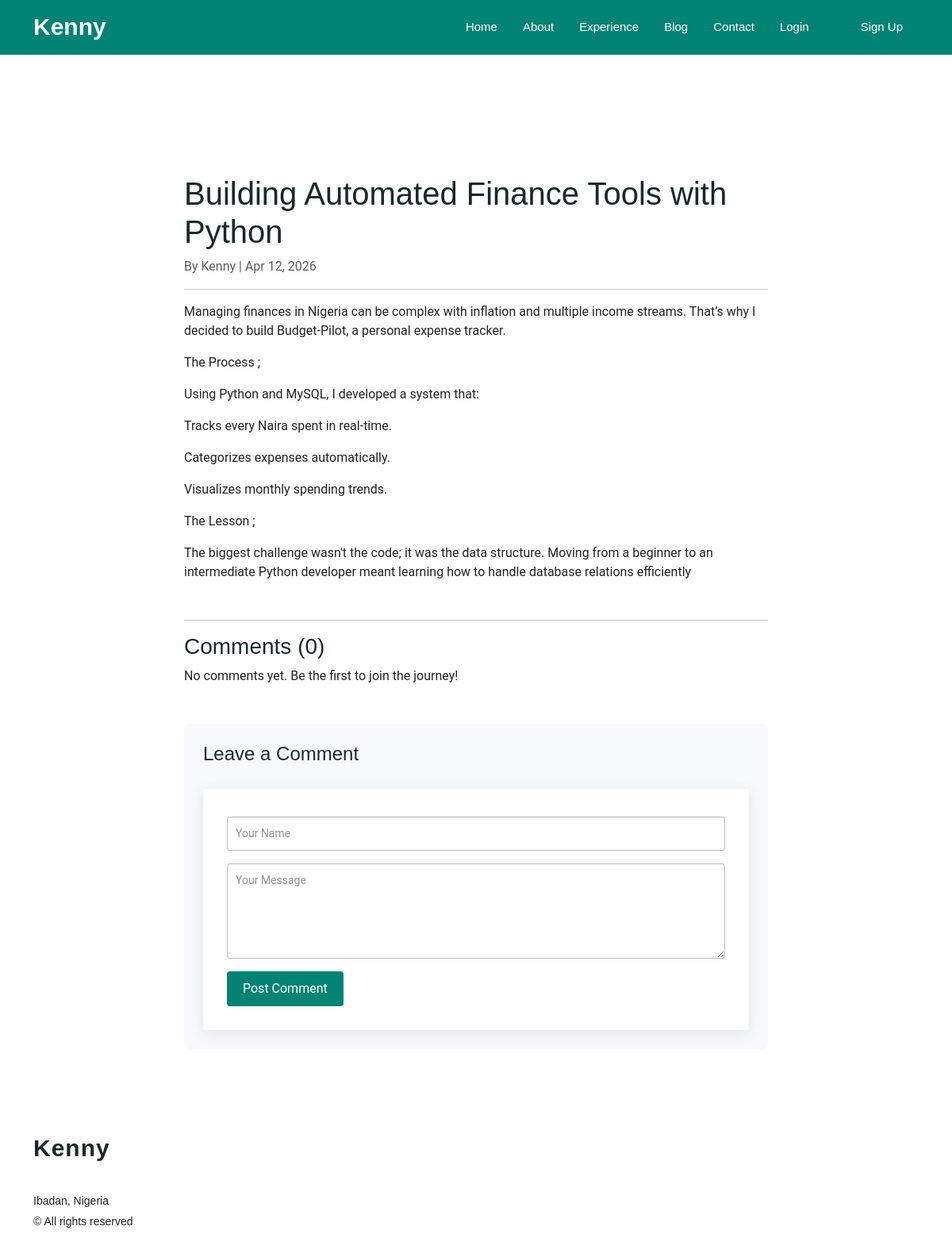
Page /blog/3/ on the committed database.
### pages/models.py (models this page shows, shortened)
class Post(models.Model):
    title = models.CharField(max_length=200)
    category = models.CharField(max_length=100, default="Tech") # e.g., Python, Crypto, NYSC
    date = models.DateField(auto_now_add=True)
    image = models.ImageField(upload_to='blog/', blank=True, null=True)
    content = models.TextField()

### pages/views.py (the view)
# urls.py: path('blog/<int:pk>/', views.blog_detail, name='blog_detail'), # For the comments page later
def blog_detail(request, pk):
    post = get_object_or_404(Post, pk=pk)
    comments = post.comments.all()
    if request.method == "POST":
        name = request.POST.get('name')
        body = request.POST.get('body')
        Comment.objects.create(post=post, name=name, body=body)
        return redirect('blog_detail', pk=post.pk)
    return render(request, 'pages/blog_detail.html', {'post': post, 'comments': comments})

### pages/templates/pages/blog_detail.html (shortened to what this page needs)
{% extends 'pages/base.html' %}
{% block content %}
<section class="section" style="padding-top: 120px;">
    <div class="container">
        <div class="row">
            <div class="col-lg-8 mx-auto">
                <h1>{{ post.title }}</h1>
                <p class="text-muted">By {{ post.author|default:"Kenny" }} | {{ post.date|date:"M d, Y" }}</p>
                <hr>
                <div class="content mb-5">
                    {{ post.content|linebreaks }}
                </div>
                <hr>
                <h3>Comments ({{ comments.count }})</h3>
                {% for comment in comments %}
                    <div class="card mb-3 shadow-sm">
                        <div class="card-body">
                            <strong>{{ comment.name }}</strong>
                            <small class="text-muted">- {{ comment.created_at|timesince }} ago</small>
                            <p class="mt-2">{{ comment.body }}</p>
                        </div>
                    </div>
                {% empty %}
                    <p>No comments yet. Be the first to join the journey!</p>
                {% endfor %}
                <div class="comment-form mt-5 p-4 bg-light rounded">
                    <h4>Leave a Comment</h4>
                    <form method="POST">
                        <div class="mb-3">
                            <input type="text" name="name" class="form-control" placeholder="Your Name" required>
                        </div>
                        <div class="mb-3">
                            <textarea name="body" class="form-control" rows="4" placeholder="Your Message" required></textarea>
                        </div>
                        <button type="submit" class="btn btn-primary">Post Comment</button>
                    </form>
                </div>
            </div>
        </div>
    </div>
</section>
{% endblock %}

### pages/static/pages/assets/css/main.css (style rules this page uses)
:root { --default-font: "Roboto", system-ui, -apple-system, "Segoe UI", Roboto, "Helvetica Neue", Arial, "Noto Sans", "Liberation Sans", sans-serif, "Apple Color Emoji", "Segoe UI Emoji", "Segoe UI Symbol", "Noto Color Emoji"; --heading-font: "Montserrat", sans-serif; --nav-font: "Poppins", sans-serif; }
:root { --background-color: #ffffff; --default-color: #222222; --heading-color: #172a28; --accent-color: #008374; --surface-color: #ffffff; --contrast-color: #ffffff; }
:root { --nav-color: #ffffff; --nav-hover-color: #008374; --nav-mobile-background-color: #ffffff; --nav-dropdown-background-color: #ffffff; --nav-dropdown-color: #01433c; --nav-dropdown-hover-color: #008374; }
:root { scroll-behavior: smooth; }
body { color: var(--default-color); background-color: var(--background-color); font-family: var(--default-font); }
h1, h2, h3, h4, h5, h6 { color: var(--heading-color); font-family: var(--heading-font); }
section, .section { color: var(--default-color); background-color: var(--background-color); padding: 60px 0; scroll-margin-top: 112px; overflow: clip; }
.comment-form { padding-top: 10px; }
.comment-form form { background-color: var(--surface-color); margin-top: 30px; padding: 30px; box-shadow: 0 4px 16px rgba(0, 0, 0, 0.1); }
.comment-form form input { background-color: var(--surface-color); color: var(--default-color); border: 1px solid color-mix(in srgb, var(--default-color), transparent 70%); font-size: 14px; border-radius: 4px; padding: 10px 10px; }
.comment-form form input::placeholder { color: color-mix(in srgb, var(--default-color), transparent 50%); }
.comment-form form textarea { background-color: var(--surface-color); color: var(--default-color); border: 1px solid color-mix(in srgb, var(--default-color), transparent 70%); border-radius: 4px; padding: 10px 10px; font-size: 14px; height: 120px; }
.comment-form form textarea::placeholder { color: color-mix(in srgb, var(--default-color), transparent 50%); }
.comment-form form .btn-primary { border-radius: 4px; padding: 10px 20px; border: 0; background-color: var(--accent-color); color: var(--contrast-color); }

### pages/templates/pages/base.html (style rules this page uses)
input[type="text"], input[type="password"], input[type="email"] { display: block; width: 100%; padding: 10px 15px; font-size: 1rem; color: #495057; background-color: #fff; border: 1px solid #ced4da; border-radius: 4px; margin-top: 5px; margin-bottom: 15px; }

### rows in the picture
Post: title "Building Automated Finance Tools with Python", date "Apr 12, 2026", content "Managing finances in Nigeria can be complex with inflation and multiple income streams. That’s why I decided to build Budget-Pilot, a personal expense tracker. The Process ; Using Python and MySQL, I developed a system that: Tracks every Naira spent in real-time. Categorizes expenses automatically. Visualizes monthly spending trends. The Lesson ; The biggest challenge wasn't the code; it was the data structure. Moving from a beginner to an intermediate Python developer meant learning how to handle database relations efficiently", count "0"

### other values in the picture
{{ post.author|default:"Kenny" }} "Kenny"
